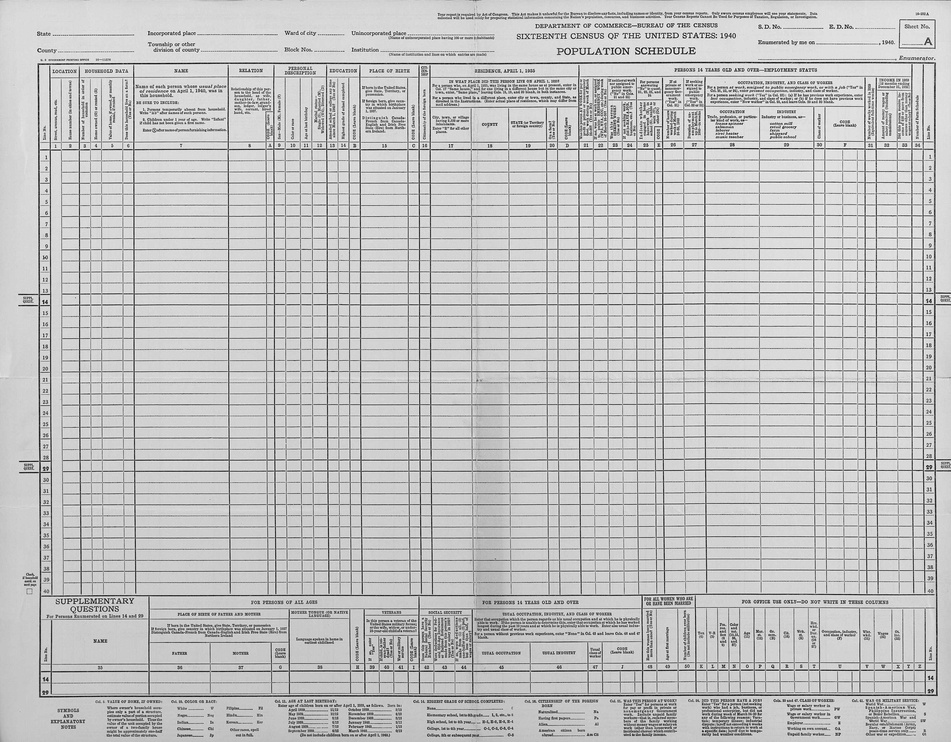
#> input picture data/census/templates/1940/template.jpg, 951 x 742 px, shrunk from 3000 x 2343 before the run
$ python -i region_guided_detector.py   (imports and definitions only)
#> lines starting #> are read from the running program, lines starting #| are printed output that depends on the picture; after the words box and inside, x2 and y2 are one past the last pixel; in counts of white or black regions, pixels touching at a corner belong together
#> further down, picture is the input picture: shape (742, 951, 3); min 16, max 255, mean 195.5
"""
Region-guided census row detection using morphological operations.

This detector uses domain knowledge about census form structure to guide
the morphological line detection process. Different regions of the form
are processed with different strategies.

Census Form Structure (1940):
- Top 0-15%: Header region (filter out)
- 15-20%: Top transition (row 1 likely here, mixed with header lines)
- 20-80%: Main data table (40 uniform rows)
- 80-85%: Bottom transition (row 40, extends further left)
- 85-100%: Supplemental questions (separate processing)
"""

import logging
from dataclasses import dataclass
from pathlib import Path
from typing import List, Optional, Tuple

import cv2
import numpy as np

logger = logging.getLogger(__name__)


@dataclass
class RowBoundary:
    """Represents a detected row with Y-coordinates."""

    row_index: int  # 1-based index (1-40)
    y_start: int    # Top Y coordinate
    y_end: int      # Bottom Y coordinate
    height: int     # Row height in pixels
    confidence: float = 1.0
    region: str = "main"  # Region where detected: "main", "top", "bottom"

    # [7 lines left out: function crop_from_image, not called in this run]


class RegionGuidedDetector:
    """
    Detect census rows using morphological operations guided by domain knowledge.

    Key insight: The census form has predictable structure. We can use region-specific
    strategies to improve detection accuracy.
    """

    def __init__(
        self,
        expected_rows: int = 40,
        expected_row_height: int = 65,  # Typical 1940 census
        kernel_width_ratio: int = 40,  # More lenient for broken lines
        padding_top: int = 5,
        padding_bottom: int = 33,
    ):
        """
        Initialize region-guided detector.

        Args:
            expected_rows: Expected number of rows (40 for 1940 census)
            expected_row_height: Expected row height in pixels
            kernel_width_ratio: Horizontal kernel width = img_width // ratio
            padding_top: Padding above row for readability
            padding_bottom: Padding below row for descenders
        """
        self.expected_rows = expected_rows
        self.expected_row_height = expected_row_height
        self.kernel_width_ratio = kernel_width_ratio
        self.padding_top = padding_top
        self.padding_bottom = padding_bottom

    def detect_rows(
        self, image: np.ndarray, include_supplemental: bool = False
    ) -> List[RowBoundary]:
        """
        Detect census rows using region-guided morphological operations.

        Args:
            image: Input image (grayscale or BGR)
            include_supplemental: If True, detect supplemental rows

        Returns:
            List of RowBoundary objects
        """
#> called with include_supplemental = False
        # Convert to grayscale
        if len(image.shape) == 3:
            gray = cv2.cvtColor(image, cv2.COLOR_BGR2GRAY)
        else:
            gray = image.copy()

        img_height, img_width = gray.shape

        # Define regions based on domain knowledge
        regions = self._define_regions(img_height)

        logger.info(f"Processing image: {img_width}x{img_height}")
        logger.info(f"Regions defined: header={regions['header']}, "
                   f"top={regions['top_transition']}, "
                   f"main={regions['main_table']}, "
                   f"bottom={regions['bottom_transition']}")

        # Step 1: Detect lines in main table region (most reliable)
        main_lines = self._detect_lines_in_region(
            gray,
            regions['main_table'],
            region_name="main_table"
        )

        if len(main_lines) < 10:
            logger.warning(f"Only {len(main_lines)} lines in main table region")
            return []

        logger.info(f"Main table: detected {len(main_lines)} lines")

        # Step 2: Detect first table boundary (top of row 1) in top transition region
        first_boundary = self._detect_first_table_boundary(
            gray,
            regions['top_transition'],
            img_width
        )

        if first_boundary:
            top_lines = [first_boundary]
            logger.info(f"Top transition: detected first table boundary at y={first_boundary}")
        else:
            # Fallback to old method
            top_lines = self._detect_lines_in_region(
                gray,
                regions['top_transition'],
                region_name="top_transition"
            )
            logger.info(f"Top transition: fallback detected {len(top_lines)} lines")

        # Step 3: Detect row 40 in bottom transition region
        bottom_lines = self._detect_lines_in_region(
            gray,
            regions['bottom_transition'],
            region_name="bottom_transition",
            check_left_extension=True  # Row 40 extends further left
        )

        logger.info(f"Bottom transition: detected {len(bottom_lines)} lines")

        # Step 4: Combine all detected lines
        all_lines = sorted(set(top_lines + main_lines + bottom_lines))

        logger.info(f"Total unique lines across regions: {len(all_lines)}")

        # Step 5: Fill gaps using uniform spacing
        rows = self._create_uniform_grid(all_lines, img_height)

        if len(rows) != self.expected_rows:
            logger.warning(f"Generated {len(rows)} rows, expected {self.expected_rows}")

        # Step 6: Optionally detect supplemental rows
        if include_supplemental and len(rows) == self.expected_rows:
            supp_region = regions['supplemental']
            supp_rows = self._detect_supplemental_rows(gray, supp_region, rows[-1])
            if supp_rows:
                rows.extend(supp_rows)
                logger.info(f"Added {len(supp_rows)} supplemental rows")

        return rows

    def _define_regions(self, img_height: int) -> dict:
        """
        Define regions based on census form structure.

        Args:
            img_height: Image height in pixels

        Returns:
            Dictionary of region boundaries {name: (y_start, y_end)}
        """
        return {
            'header': (0, int(img_height * 0.15)),
            'top_transition': (int(img_height * 0.15) + 150, int(img_height * 0.25) + 150),
            'main_table': (int(img_height * 0.25) + 150, int(img_height * 0.80)),
            'bottom_transition': (int(img_height * 0.80), int(img_height * 0.85)),
            'supplemental': (int(img_height * 0.85), int(img_height * 1.00)),
        }

    def _detect_first_table_boundary(
        self,
        gray: np.ndarray,
        region: Tuple[int, int],
        img_width: int
    ) -> Optional[int]:
        """
        Detect first table boundary using multi-criteria approach.

        Uses three criteria in order of reliability:
        1. BLANK COLUMN: First line with segments in blank column (11-12.3%)
        2. SPACING RATIO: First line with gap_ratio > 1.5x (header->data transition)
        3. THICKNESS: Second-thickest line (first is usually header)

        Args:
            gray: Grayscale image
            region: (y_start, y_end) tuple for top_transition region
            img_width: Image width

        Returns:
            Y-coordinate of first table boundary (in full image space), or None
        """
        y_start, y_end = region
        region_img = gray[y_start:y_end, :]

        # Use lenient kernel to detect all possible lines
        kernel_width = img_width // 120
        thresh = cv2.adaptiveThreshold(
            region_img,
            255,
            cv2.ADAPTIVE_THRESH_MEAN_C,
            cv2.THRESH_BINARY_INV,
            15,
            2
        )

        horizontal_kernel = cv2.getStructuringElement(cv2.MORPH_RECT, (kernel_width, 1))
        detected_lines_img = cv2.morphologyEx(
            thresh,
            cv2.MORPH_OPEN,
            horizontal_kernel,
            iterations=2
        )

        contours, _ = cv2.findContours(
            detected_lines_img,
            cv2.RETR_EXTERNAL,
            cv2.CHAIN_APPROX_SIMPLE
        )

        # Collect segments
        all_segments = []
        for contour in contours:
            x, y, w, h = cv2.boundingRect(contour)
            line_y = y + h // 2
            all_segments.append({
                'x': x,
                'y': line_y,
                'x_end': x + w,
                'width': w,
                'height': h
            })

        # Group by Y
        segment_groups = self._group_segments_by_y(all_segments, tolerance=5)

        # Define column boundaries
        line_numbers_start = img_width * 0.08
        line_numbers_end = img_width * 0.12
        blank_column_start = img_width * 0.11
        blank_column_end = img_width * 0.123

        # Analyze all lines
        candidates = []
        for group in segment_groups:
            avg_y = int(np.mean([s['y'] for s in group]))
            full_y = y_start + avg_y
            max_height = max(s['height'] for s in group)

            # Check for segments in key areas
            has_line_numbers = any(
                line_numbers_start < s['x'] < line_numbers_end
                for s in group
            )

            has_blank_column = any(
                blank_column_start < s['x'] < blank_column_end
                for s in group
            )

            min_x = min(s['x'] for s in group)
            max_x_end = max(s['x_end'] for s in group)
            span = max_x_end - min_x
            span_pct = span / img_width * 100

            # Candidate criteria
            is_candidate = (has_line_numbers and span_pct > 50 and max_height > 3)

            if is_candidate:
                candidates.append({
                    'y': avg_y,
                    'full_y': full_y,
                    'max_height': max_height,
                    'has_blank_column': has_blank_column
                })

        if not candidates:
            logger.warning("No candidates found in top_transition region")
            return None

        # Calculate gaps between candidates
        for i in range(len(candidates)):
            if i < len(candidates) - 1:
                gap_after = candidates[i+1]['full_y'] - candidates[i]['full_y']
                candidates[i]['gap_after'] = gap_after

                if i > 0:
                    gap_before = candidates[i]['full_y'] - candidates[i-1]['full_y']
                    candidates[i]['gap_ratio'] = gap_after / gap_before if gap_before > 0 else 0
                else:
                    candidates[i]['gap_ratio'] = 0
            else:
                candidates[i]['gap_after'] = 0
                candidates[i]['gap_ratio'] = 0

        # MULTI-CRITERIA DETECTION

        # CRITERION 1: Has blank column (most reliable when available)
        blank_column_lines = [c for c in candidates if c['has_blank_column']]
        if blank_column_lines:
            # Take FIRST (topmost) line with blank column
            first_boundary = min(blank_column_lines, key=lambda c: c['y'])
            logger.debug(f"First boundary detected via blank_column: y={first_boundary['full_y']}")
            return first_boundary['full_y']

        # CRITERION 2: Spacing ratio (fallback when blank column blocked by handwriting)
        if len(candidates) >= 2:
            # Find candidate with gap_ratio > 1.5x (header->data transition)
            spacing_candidates = [c for c in candidates if c['gap_ratio'] > 1.5]

            if spacing_candidates:
                # Take the FIRST candidate with significant gap increase
                first_boundary = spacing_candidates[0]
                logger.debug(f"First boundary detected via spacing_ratio: y={first_boundary['full_y']}")
                return first_boundary['full_y']

            # If no clear spacing ratio, look for second-thickest line
            sorted_by_height = sorted(candidates, key=lambda c: c['max_height'], reverse=True)
            if len(sorted_by_height) >= 2:
                first_boundary = sorted_by_height[1]
                logger.debug(f"First boundary detected via thickness_fallback: y={first_boundary['full_y']}")
                return first_boundary['full_y']

        # CRITERION 3: Single candidate (edge case)
        if len(candidates) == 1:
            logger.debug(f"First boundary detected via single_candidate: y={candidates[0]['full_y']}")
            return candidates[0]['full_y']

        logger.warning("Could not detect first table boundary using any criterion")
        return None

    def _group_segments_by_y(
        self,
        segments: List[dict],
        tolerance: int = 5
    ) -> List[List[dict]]:
        """Group line segments by Y-coordinate within tolerance."""
        if not segments:
            return []

        segments = sorted(segments, key=lambda s: s['y'])
        groups = [[segments[0]]]

        for seg in segments[1:]:
            if abs(seg['y'] - groups[-1][0]['y']) <= tolerance:
                groups[-1].append(seg)
            else:
                groups.append([seg])

        return groups

    def _detect_lines_in_region(
        self,
        gray: np.ndarray,
        region: Tuple[int, int],
        region_name: str,
        check_left_extension: bool = False
    ) -> List[int]:
        """
        Detect horizontal lines in a specific region using morphological operations.

        Args:
            gray: Grayscale image
            region: (y_start, y_end) tuple
            region_name: Name of region for logging
            check_left_extension: If True, check for lines extending to left margin

        Returns:
            List of Y-coordinates (in full image space)
        """
#> called with region = (335, 593), region_name = 'main_table', check_left_extension = False
        y_start, y_end = region
        region_img = gray[y_start:y_end, :]
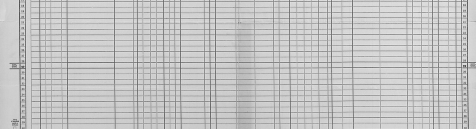
#> region_img: shape (258, 951) (shown at 1/2 size); min 19, max 254, mean 196.5
        img_height, img_width = gray.shape

        # Adaptive thresholding
        thresh = cv2.adaptiveThreshold(
            region_img,
            255,
            cv2.ADAPTIVE_THRESH_MEAN_C,
            cv2.THRESH_BINARY_INV,
            15,
            2
        )
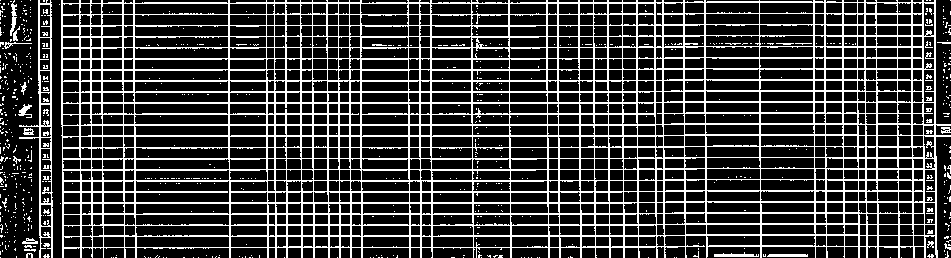
#> thresh: shape (258, 951); 22.7% white in thin lines or dots

        # Create horizontal kernel
        kernel_width = img_width // self.kernel_width_ratio
        horizontal_kernel = cv2.getStructuringElement(cv2.MORPH_RECT, (kernel_width, 1))

        # Morphological opening
        detected_lines_img = cv2.morphologyEx(
            thresh,
            cv2.MORPH_OPEN,
            horizontal_kernel,
            iterations=2
        )
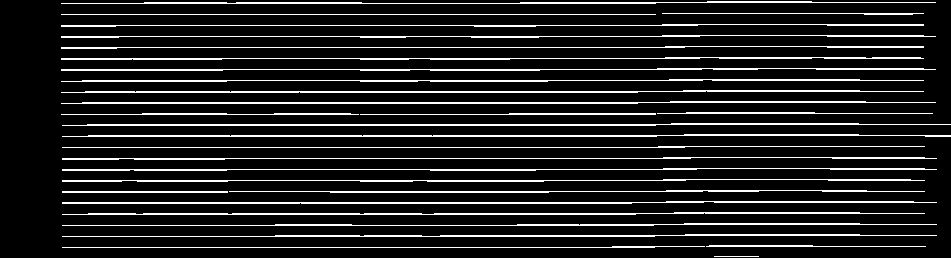
#> detected_lines_img: shape (258, 951); 12.4% white in thin lines or dots

        # Find contours
        contours, _ = cv2.findContours(
            detected_lines_img,
            cv2.RETR_EXTERNAL,
            cv2.CHAIN_APPROX_SIMPLE
        )
#> contours = 29 contours, 2 with area under 20; largest, box (x1, y1, x2, y2) and area: (62, 201, 937, 204) 806, (62, 134, 951, 137) 766, (62, 123, 951, 126) 757, (61, 101, 936, 104) 752, (61, 90, 924, 93) 726

        # Extract Y-coordinates with region-specific filters
        line_y_coords = []

        for contour in contours:
            x, y, w, h = cv2.boundingRect(contour)

            # Region-specific width requirements
            if region_name == "bottom_transition" and check_left_extension:
                # Row 40 extends to left margin (x should be close to 0)
                # and should be reasonably wide
                if x < img_width * 0.02 and w > img_width * 0.3:
                    line_y_coords.append(y + h // 2)
            else:
                # Standard requirement: must span significant width
                # But more lenient than before (15% instead of 20%)
                if w > img_width * 0.15:
                    line_y_coords.append(y + h // 2)
#> this loop made 29 passes
#> (x, y, w, h) on passes 2, 3, 4, 5, 6, 7, 9, 10: (62, 246, 643, 2), (706, 245, 220, 2), (62, 234, 875, 3), (62, 223, 875, 3), (62, 212, 863, 3), (62, 201, 875, 3), (229, 190, 696, 3), (62, 179, 863, 3)
#> after the loop, line_y_coords = 28 values, max 247 at index 0, min 2 at index 27, mean 126.5

        # Cluster nearby lines
        clustered_lines = self._cluster_lines(line_y_coords)

        # Offset to full image coordinates
        return [y + y_start for y in clustered_lines]

    def _cluster_lines(self, y_positions: List[int], distance: int = 5) -> List[int]:
        """Cluster nearby Y-positions to merge double-ruled lines."""
#> called with distance = 5
        if not y_positions:
            return []

        y_positions = sorted(y_positions)
#> y_positions = 28 values from 2 to 247
        clusters = [[y_positions[0]]]
#> clusters = [[2]]

        for y in y_positions[1:]:
            if y - clusters[-1][-1] <= distance:
                clusters[-1].append(y)
            else:
                clusters.append([y])
#> this loop made 27 passes
#> y on passes 1 to 8: 14, 14, 25, 36, 47, 58, 69, 80
#> after the loop, clusters = [[2], [14, 14], [25], [36], [47], [58], [69], [80], [91], [102], [113, 114, 114], [124], [135], [147], [158], [169], [180], [191, 192], [202], [213], [224], [235], [246, 247]]

        return [int(np.mean(cluster)) for cluster in clusters]

    def _create_uniform_grid(
        self, detected_lines: List[int], img_height: int
    ) -> List[RowBoundary]:
        """
        Create uniform 40-row grid using detected lines as anchors.

        Strategy:
        1. Calculate spacing from most uniform section of detected lines
        2. Extrapolate to create 40 uniform rows
        3. Validate against image bounds

        Args:
            detected_lines: Y-coordinates of detected lines (sorted)
            img_height: Image height in pixels

        Returns:
            List of 40 RowBoundary objects
        """
        if len(detected_lines) < 3:
            logger.warning("Need at least 3 detected lines for grid creation")
            return []

        # Calculate spacing between consecutive lines
        spacings = []
        for i in range(len(detected_lines) - 1):
            spacing = detected_lines[i + 1] - detected_lines[i]
            # Only consider plausible row spacings (30-120px)
            if 30 <= spacing <= 120:
                spacings.append(spacing)

        if not spacings:
            logger.warning("No plausible spacings found")
            return []

        # Use median spacing (more robust than mean)
        estimated_row_height = int(np.median(spacings))

        logger.info(
            f"Spacing analysis: detected {len(detected_lines)} lines, "
            f"median spacing={estimated_row_height}px"
        )

        # Find best anchor point (line closest to expected row 20 position)
        expected_middle = img_height * 0.50
        anchor_line = min(detected_lines, key=lambda y: abs(y - expected_middle))
        anchor_row_num = 20  # Assume anchor is around middle

        # Calculate top of row 1
        top_row_1 = anchor_line - (anchor_row_num - 1) * estimated_row_height

        # Validate bounds
        bottom_row_40 = top_row_1 + 40 * estimated_row_height
        if top_row_1 < 0 or bottom_row_40 > img_height:
            logger.warning(
                f"Grid doesn't fit: top_row_1={top_row_1}, "
                f"bottom_row_40={bottom_row_40}, img_height={img_height}"
            )
            # Adjust to fit
            if top_row_1 < 0:
                top_row_1 = int(img_height * 0.15)
            estimated_row_height = int((img_height * 0.85 - top_row_1) / 40)

        logger.info(
            f"Grid: row_height={estimated_row_height}px, top_row_1={top_row_1}"
        )

        # Generate 40 uniform rows
        rows = []
        for i in range(self.expected_rows):
            y_start = int(top_row_1 + i * estimated_row_height)
            y_end = int(top_row_1 + (i + 1) * estimated_row_height)
            height = y_end - y_start

            row = RowBoundary(
                row_index=i + 1,
                y_start=y_start,
                y_end=y_end,
                height=height,
            )
            rows.append(row)

        return rows

    # [113 lines left out: functions _detect_supplemental_rows, visualize_rows, detect_census_rows, not called in this run]

>>> import cv2
>>> picture = cv2.imread('../../../../data/census/templates/1940/template.jpg')
>>> result = RegionGuidedDetector().detect_rows(picture)
#> in _detect_lines_in_region, `clustered_lines = self._cluster_lines(line_y_coords)`: clustered_lines = [2, 14, 25, 36, 47, 58, 69, 80, 91, 102, 113, 124, 135, 147, 158, 169, 180, 191, 202, 213, 224, 235, 246]
#> in detect_rows, `main_lines = self._detect_lines_in_region( gray, regions['main_table']..`: main_lines = [337, 349, 360, 371, 382, 393, 404, 415, 426, 437, 448, 459, 470, 482, 493, 504, 515, 526, 537, 548, 559, 570, 581]
#> in _detect_first_table_boundary, `region_img = gray[y_start:y_end, :]`:
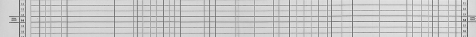
#> region_img: shape (74, 951) (shown at 1/2 size); min 29, max 255, mean 201.3
#> in _detect_first_table_boundary, `thresh = cv2.adaptiveThreshold( region_img, 255, cv2.ADAPTIVE_THRESH_M..`:
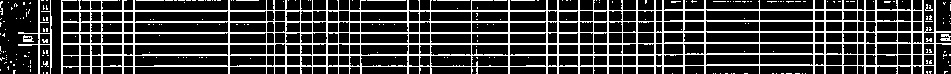
#> thresh: shape (74, 951); 22% white in thin lines or dots
#> in _detect_first_table_boundary, `contours, _ = cv2.findContours( detected_lines_img, cv2.RETR_EXTERNAL,..`: contours = 19 contours, 13 with area under 20; largest, box (x1, y1, x2, y2) and area: (61, 42, 951, 45) 793, (61, 31, 951, 34) 701, (61, 9, 924, 12) 668, (61, 20, 924, 23) 650, (61, 53, 936, 56) 582, (61, 64, 936, 67) 426
#> (the rest of the program and of its run is left out)
